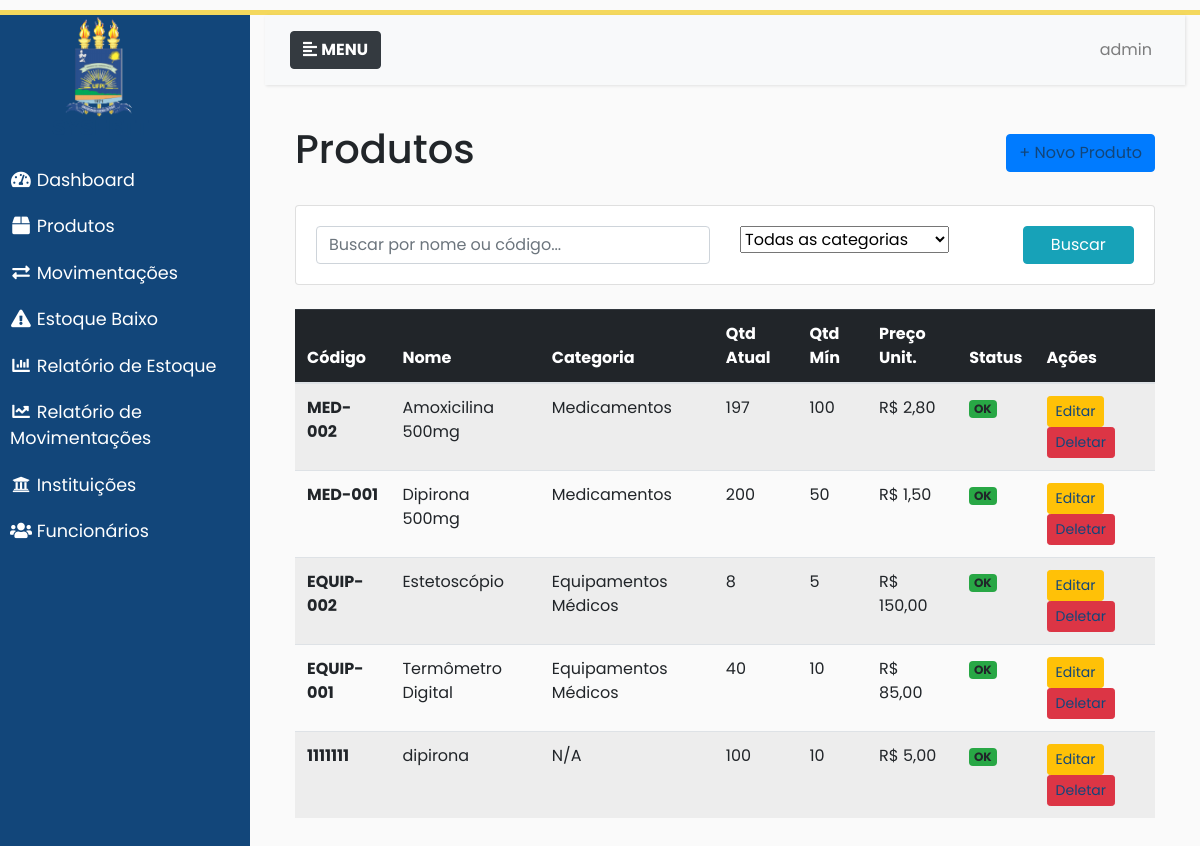
The page /produtos/ (signed in) on the database its author committed.
### almoxarifado/models.py (models this page shows, shortened)
class Produto(models.Model):
    codigo = models.CharField(max_length=50, unique=True)
    nome = models.CharField(max_length=200)
    descricao = models.TextField(blank=True)
    categoria = models.ForeignKey(Categoria, on_delete=models.SET_NULL, null=True)
    instituicao = models.ForeignKey(Instituicao, on_delete=models.CASCADE)
    quantidade_minima = models.PositiveIntegerField(default=0)
    quantidade_atual = models.PositiveIntegerField(default=0)
    preco_unitario = models.DecimalField(max_digits=10, decimal_places=2, default=0)
    ativo = models.BooleanField(default=True)
    data_criacao = models.DateTimeField(auto_now_add=True)
    data_atualizacao = models.DateTimeField(auto_now=True)
    class Meta:
        unique_together = ['codigo', 'instituicao']
        ordering = ['nome']
    def esta_com_estoque_baixo(self):
        return self.quantidade_atual <= self.quantidade_minima

class Categoria(models.Model):
    nome = models.CharField(max_length=100, unique=True)
    descricao = models.TextField(blank=True)
    ativo = models.BooleanField(default=True)
    data_criacao = models.DateTimeField(auto_now_add=True)
    class Meta:
        verbose_name_plural = "Categorias"
        ordering = ['nome']

### almoxarifado/views/produtos_views.py (the view)
# urls.py: path('produtos/', produtos_views.lista_produtos, name='lista_produtos'),
@login_required(login_url='login_instituicoes')
def lista_produtos(request):
    q = request.GET.get('q', '').strip()
    categoria_id = request.GET.get('categoria', '').strip()
    produtos = Produto.objects.select_related('categoria', 'instituicao').filter(ativo=True)
    if q:
        produtos = produtos.filter(
            Q(nome__icontains=q) |
            Q(codigo__icontains=q)
        )
    if categoria_id:
        try:
            produtos = produtos.filter(categoria_id=int(categoria_id))
        except (ValueError, TypeError):
            pass
    paginator = Paginator(produtos, 15)
    page_number = request.GET.get('page')
    page_obj = paginator.get_page(page_number)
    categorias = Categoria.objects.filter(ativo=True)
    return render(
        request,
        'produto/lista.html',
        {
            'page_obj': page_obj,
            'categorias': categorias,
            'q': q,
            'categoria_id': categoria_id
        }
    )

### almoxarifado/templates/produto/lista.html (shortened to what this page needs)
{% extends "base.html" %}
{% block content %}
<div class="container mt-4">
    <div class="d-flex justify-content-between align-items-center mb-4">
        <h1>Produtos</h1>
        <a href="{% url 'cadastrar_produto' %}" class="btn btn-primary">+ Novo Produto</a>
    </div>
    <div class="card mb-4">
        <div class="card-body">
            <form method="get" class="row g-3">
                <div class="col-md-6">
                    <input type="text" name="q" class="form-control" placeholder="Buscar por nome ou código..." value="{{ q }}">
                </div>
                <div class="col-md-4">
                    <select name="categoria" class="form-select">
                        <option value="">Todas as categorias</option>
                    </select>
                </div>
                <div class="col-md-2">
                    <button type="submit" class="btn btn-info w-100">Buscar</button>
                </div>
            </form>
        </div>
    </div>
    <div class="table-responsive">
        <table class="table table-striped table-hover">
            <thead class="table-dark">
                <tr>
                    <th>Código</th>
                    <th>Nome</th>
                    <th>Categoria</th>
                    <th>Qtd Atual</th>
                    <th>Qtd Mín</th>
                    <th>Preço Unit.</th>
                    <th>Status</th>
                    <th>Ações</th>
                </tr>
            </thead>
            <tbody>
                {% for produto in page_obj %}
                <tr>
                    <td><strong>{{ produto.codigo }}</strong></td>
                    <td>{{ produto.nome }}</td>
                    <td>{{ produto.categoria.nome|default:"N/A" }}</td>
                    <td>{{ produto.quantidade_atual }}</td>
                    <td>{{ produto.quantidade_minima }}</td>
                    <td>R$ {{ produto.preco_unitario|floatformat:2 }}</td>
                    <td>
                        {% if produto.esta_com_estoque_baixo %}
                        <span class="badge bg-warning">Baixo</span>
                        {% else %}
                        <span class="badge bg-success">OK</span>
                        {% endif %}
                    </td>
                    <td>
                        <a href="{% url 'editar_produto' produto.id %}" class="btn btn-sm btn-warning">Editar</a>
                        <a href="{% url 'deletar_produto' produto.id %}" class="btn btn-sm btn-danger">Deletar</a>
                    </td>
                </tr>
                {% empty %}
                <tr>
                    <td colspan="8" class="text-center">Nenhum produto encontrado</td>
                </tr>
                {% endfor %}
            </tbody>
        </table>
    </div>
</div>
{% endblock %}

### almoxarifado/templates/base.html (shortened to what this page needs)
{% load static %}
<!DOCTYPE html>
<html lang="PT-BR">
<head>
    <link rel="stylesheet" href="https://maxcdn.bootstrapcdn.com/bootstrap/4.0.0/css/bootstrap.min.css">
    <link rel="stylesheet" href="https://use.fontawesome.com/releases/v5.7.0/css/all.css">
    <link rel="stylesheet" href="{% static 'css/style.css' %}">
</head>
<body>
    <div class="wrapper">
        <nav id="sidebar">
            <a href="#">
                <div style="position: relative;">
                    <img src="{% static 'img/logoprincipal.png' %}" class="img-responsive center-block inner-image" />
                </div>
            </a>
            <ul class="list-unstyled components menulink">
                <li><a href="{% url 'dashboard' %}" class="menulink"><i class="fa fa-tachometer-alt fa-fw"></i> Dashboard</a></li>
                <li><a href="{% url 'lista_produtos' %}" class="menulink"><i class="fa fa-box fa-fw"></i> Produtos</a></li>
                <li><a href="{% url 'lista_movimentacoes' %}" class="menulink"><i class="fa fa-exchange-alt fa-fw"></i> Movimentações</a></li>
                <li><a href="{% url 'estoque_baixo' %}" class="menulink"><i class="fa fa-exclamation-triangle fa-fw"></i> Estoque Baixo</a></li>
                <li><a href="{% url 'relatorio_estoque' %}" class="menulink"><i class="fa fa-chart-bar fa-fw"></i> Relatório de Estoque</a></li>
                <li><a href="{% url 'relatorio_movimentacoes' %}" class="menulink"><i class="fa fa-chart-line fa-fw"></i> Relatório de Movimentações</a></li>
                <li><a href="{% url 'lista_instituicoes' %}" class="menulink"><i class="fa fa-university fa-fw"></i> Instituições</a></li>
                <li><a href="{% url 'lista_funcionarios' %}" class="menulink"><i class="fa fa-users fa-fw"></i> Funcionários</a></li>
            </ul>
        </nav>
        <div class="content container-fluid">
            <nav class="navbar navbar-expand-lg navbar-light bg-light">
                <div class="container-fluid">
                    <button type="button" id="sidebarCollapse" class="btn btn-dark">
                        <i class="fas fa-align-left"></i>
                        <span><b>MENU</b></span>
                    </button>
                    <div class="collapse navbar-collapse" id="navbarSupportedContent">
                        <ul class="nav navbar-nav ml-auto">
                            <li class="nav-item">
                                <a class="nav-link" href="#">{{ request.user.get_full_name|default:request.user.username }}</a>
                            </li>
                        </ul>
                    </div>
                </div>
            </nav>
            <div class="container-fluid mt-4">
                {% block content %}{% endblock %}
            </div>
        </div>
    </div>
</body>
</html>

### static/css/style.css (style rules this page uses)
:root { --colorbasic: #12467a; --colorbasic2: #171e34; --colortext: #FFF; --colortext-menu: #FFF; }
body { font-family: 'Poppins', sans-serif; background: #fafafa; height: 100%; }
#sidebar { min-width: 250px; max-width: 250px; min-height: 100vb; background: var(--colorbasic); color: var(--colortext); transition: all 0.3s; }
#sidebar ul.components { padding: 20px 0; background-color: var(--colorbasic); border-color: var(--colorbasic2) !important; }
#sidebar ul li a { padding: 10px; font-size: 1.1em; display: block; }
a, a:hover, a:focus { color: inherit; text-decoration: none; transition: all 0.3s; }
a:link, a:visited { text-decoration: none; color: var(--colorbasic); }
a.menulink:link, a.menulink:visited { text-decoration: none; color: var(--colortext-menu); }
.navbar { padding: 15px 10px; background: #fff; border: none; border-radius: 0; margin-bottom: 40px; box-shadow: 1px 1px 3px rgba(0, 0, 0, 0.1); }
.wrapper { position:absolute; margin-top: 10px; border-top: 5px solid; border-bottom: 5px solid; border-color: #f4d85d; display: flex; width: 100%; align-items: stretch; }
.table-striped tr { min-width: 200px; }
.container-fluid { min-width: 300px; }

### rows shown on the page
Produto: codigo "MED-002", nome "Amoxicilina 500mg", categoria.nome "Medicamentos", quantidade_atual "197", quantidade_minima "100", preco_unitario "2,80", shows "OK"
Produto: codigo "MED-001", nome "Dipirona 500mg", categoria.nome "Medicamentos", quantidade_atual "200", quantidade_minima "50", preco_unitario "1,50", shows "OK"
Produto: codigo "EQUIP-002", nome "Estetoscópio", categoria.nome "Equipamentos Médicos", quantidade_atual "8", quantidade_minima "5", preco_unitario "150,00", shows "OK"
Produto: codigo "EQUIP-001", nome "Termômetro Digital", categoria.nome "Equipamentos Médicos", quantidade_atual "40", quantidade_minima "10", preco_unitario "85,00", shows "OK"
Produto: codigo "1111111", nome "dipirona", categoria.nome "N/A", quantidade_atual "100", quantidade_minima "10", preco_unitario "5,00", shows "OK"

### other values the page prints
{{ request.user.get_full_name|default:request.user.username }} "admin"
